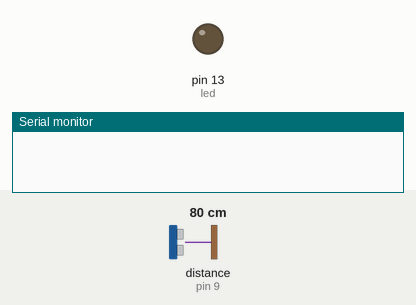
This sketch was run on a simulated Arduino Uno, built with avr-gcc and run on an emulated ATmega328P. Parts: output pins drawn as LEDs (lit = HIGH), the last lines printed to the serial monitor. Wiring (inferred from the names in the program): ultrasonic range finder: trigger pin 8; echo pin 9. The test bench sets the inputs (shaded band); at power-on: distance to the obstacle (sensor on pin 9) 80 cm. The echo pulse lasts 58.3 µs per cm; pins used as bus, display or sensor lines are not drawn.

Above: at 1.2 s.
1.3 s: distance to the obstacle (sensor on pin 9) set to 17 cm
2.8 s: distance to the obstacle (sensor on pin 9) set to 13 cm
At 3.2 s:
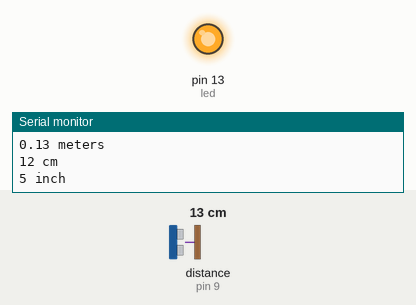
5.8 s: distance to the obstacle (sensor on pin 9) set to 18 cm
At 6.8 s:
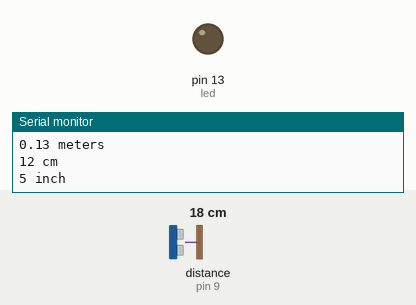
7.3 s: distance to the obstacle (sensor on pin 9) set to 2 cm
At 7.7 s:
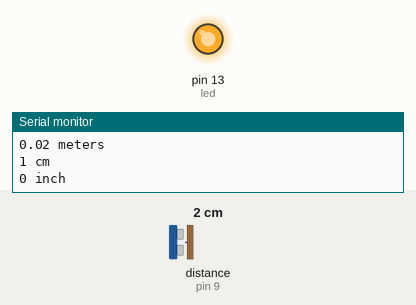
Timing chart, 0 to 10.3 s (numbered marks = the images above; inputs shaded):
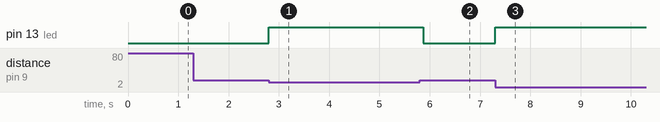

Measured:
- the behaviour switches between 16 and 15 cm on distance to the obstacle (sensor on pin 9) (found by bisection; images 0 and 1)
- after the input at 1.3 s, every drawn part: stays the same
- after the input at 2.8 s, pin 13 (led): LOW → HIGH at once
- after the input at 5.8 s, pin 13 (led): HIGH → LOW after 0.07 s
- after the input at 7.3 s, pin 13 (led): LOW → HIGH at once

The sketch:

sonar_using_functions.ino
```cpp
int led = 13;                  //led is preset to pin13
float distance = 0;            //distance the sonar reads
float duration = 0;            //time takes to recieve echo
int echo = 9;                  //orange wire on echo sonar, port 9
int trig = 8;                  //brown wire on trig sonar, port 8
int cm = 0;
int inch = 0;
int count = 0;                 //counts how many blinks

void setup() {
  pinMode(trig, OUTPUT);            //sets pin 11, output
  pinMode(echo, INPUT);             //sets pin 10, input
  pinMode(led, OUTPUT);             //pin 13 is output

  Serial.begin(9600);
}


void loop() {

  sonar();
  inchconversion();
  CMconversion();

  if (cm < 15)
  {
    count++;

    Serial.print("OBJECT DETECTED\n");
    Serial.print (count);
    Serial.print (" objects have been detected\n");
    digitalWrite(led, HIGH);

    Serial.print(distance);
    Serial.println(" meters");

    Serial.print(cm);
    Serial.println(" cm");

    Serial.print(inch);
    Serial.println(" inch\n\n");

    delay(500);
    digitalWrite(led,LOW);

  }
}
  void sonar () {
    //sends and receives the ping then converts it it to cm

    delayMicroseconds(2);

    digitalWrite(trig, LOW); //turns trigger off
    delayMicroseconds(2);

    digitalWrite(trig, HIGH); //sends soundwave
    delayMicroseconds(10);

    digitalWrite(trig, LOW); //turns trigger off. soundwave Off

    duration = pulseIn(echo, HIGH); //how long it takes to get echo
    distance = (duration / 58 / 100); //meters


  }
  void CMconversion()
  {
    cm = distance * 100; //m to cm
  }
  void inchconversion()
  {
    inch = (distance * 100) / 2.54; //m to inches
  }
```
